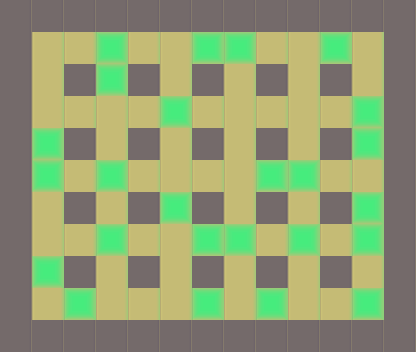

This game map was drawn from its Tiled (.tmx) file and the tilesets committed beside it. A one-line description and the full map source follow:
An orthogonal 13x11 tile map with 32x32 px tiles, 2 tile layers (base, piedras).

<map version="1.0" orientation="orthogonal" renderorder="right-down" width="13" height="11" tilewidth="32" tileheight="32" nextobjectid="1">
 <properties>
  <property name="nombre" value="Nivel 2" />
 </properties>
 <tileset firstgid="1" name="tile" tilewidth="32" tileheight="32" tilecount="3">
  <image source="../tilebase.png" width="96" height="32" />
  <terraintypes>
   <terrain name="New Terrain" tile="-1" />
  </terraintypes>
 </tileset>
 <layer name="base" width="13" height="11">
  <data>
   <tile gid="1" />
   <tile gid="1" />
   <tile gid="1" />
   <tile gid="1" />
   <tile gid="1" />
   <tile gid="1" />
   <tile gid="1" />
   <tile gid="1" />
   <tile gid="1" />
   <tile gid="1" />
   <tile gid="1" />
   <tile gid="1" />
   <tile gid="1" />
   <tile gid="1" />
   <tile gid="2" />
   <tile gid="2" />
   <tile gid="2" />
   <tile gid="2" />
   <tile gid="2" />
   <tile gid="2" />
   <tile gid="2" />
   <tile gid="2" />
   <tile gid="2" />
   <tile gid="2" />
   <tile gid="2" />
   <tile gid="1" />
   <tile gid="1" />
   <tile gid="2" />
   <tile gid="1" />
   <tile gid="2" />
   <tile gid="1" />
   <tile gid="2" />
   <tile gid="1" />
   <tile gid="2" />
   <tile gid="1" />
   <tile gid="2" />
   <tile gid="1" />
   <tile gid="2" />
   <tile gid="1" />
   <tile gid="1" />
   <tile gid="2" />
   <tile gid="2" />
   <tile gid="2" />
   <tile gid="2" />
   <tile gid="2" />
   <tile gid="2" />
   <tile gid="2" />
   <tile gid="2" />
   <tile gid="2" />
   <tile gid="2" />
   <tile gid="2" />
   <tile gid="1" />
   <tile gid="1" />
   <tile gid="2" />
   <tile gid="1" />
   <tile gid="2" />
   <tile gid="1" />
   <tile gid="2" />
   <tile gid="1" />
   <tile gid="2" />
   <tile gid="1" />
   <tile gid="2" />
   <tile gid="1" />
   <tile gid="2" />
   <tile gid="1" />
   <tile gid="1" />
   <tile gid="2" />
   <tile gid="2" />
   <tile gid="2" />
   <tile gid="2" />
   <tile gid="2" />
   <tile gid="2" />
   <tile gid="2" />
   <tile gid="2" />
   <tile gid="2" />
   <tile gid="2" />
   <tile gid="2" />
   <tile gid="1" />
   <tile gid="1" />
   <tile gid="2" />
   <tile gid="1" />
   <tile gid="2" />
   <tile gid="1" />
   <tile gid="2" />
   <tile gid="1" />
   <tile gid="2" />
   <tile gid="1" />
   <tile gid="2" />
   <tile gid="1" />
   <tile gid="2" />
   <tile gid="1" />
   <tile gid="1" />
   <tile gid="2" />
   <tile gid="2" />
   <tile gid="2" />
   <tile gid="2" />
   <tile gid="2" />
   <tile gid="2" />
   <tile gid="2" />
   <tile gid="2" />
   <tile gid="2" />
   <tile gid="2" />
   <tile gid="2" />
   <tile gid="1" />
   <tile gid="1" />
   <tile gid="2" />
   <tile gid="1" />
   <tile gid="2" />
   <tile gid="1" />
   <tile gid="2" />
   <tile gid="1" />
   <tile gid="2" />
   <tile gid="1" />
   <tile gid="2" />
   <tile gid="1" />
   <tile gid="2" />
   <tile gid="1" />
   <tile gid="1" />
   <tile gid="2" />
   <tile gid="2" />
   <tile gid="2" />
   <tile gid="2" />
   <tile gid="2" />
   <tile gid="2" />
   <tile gid="2" />
   <tile gid="2" />
   <tile gid="2" />
   <tile gid="2" />
   <tile gid="2" />
   <tile gid="1" />
   <tile gid="1" />
   <tile gid="1" />
   <tile gid="1" />
   <tile gid="1" />
   <tile gid="1" />
   <tile gid="1" />
   <tile gid="1" />
   <tile gid="1" />
   <tile gid="1" />
   <tile gid="1" />
   <tile gid="1" />
   <tile gid="1" />
   <tile gid="1" />
  </data>
 </layer>
 <layer name="piedras" width="13" height="11">
  <data>
   <tile gid="0" />
   <tile gid="0" />
   <tile gid="0" />
   <tile gid="0" />
   <tile gid="0" />
   <tile gid="0" />
   <tile gid="0" />
   <tile gid="0" />
   <tile gid="0" />
   <tile gid="0" />
   <tile gid="0" />
   <tile gid="0" />
   <tile gid="0" />
   <tile gid="0" />
   <tile gid="0" />
   <tile gid="0" />
   <tile gid="3" />
   <tile gid="0" />
   <tile gid="0" />
   <tile gid="3" />
   <tile gid="3" />
   <tile gid="0" />
   <tile gid="0" />
   <tile gid="3" />
   <tile gid="0" />
   <tile gid="0" />
   <tile gid="0" />
   <tile gid="0" />
   <tile gid="0" />
   <tile gid="3" />
   <tile gid="0" />
   <tile gid="0" />
   <tile gid="0" />
   <tile gid="0" />
   <tile gid="0" />
   <tile gid="0" />
   <tile gid="0" />
   <tile gid="0" />
   <tile gid="0" />
   <tile gid="0" />
   <tile gid="0" />
   <tile gid="0" />
   <tile gid="0" />
   <tile gid="0" />
   <tile gid="3" />
   <tile gid="0" />
   <tile gid="0" />
   <tile gid="0" />
   <tile gid="0" />
   <tile gid="0" />
   <tile gid="3" />
   <tile gid="0" />
   <tile gid="0" />
   <tile gid="3" />
   <tile gid="0" />
   <tile gid="0" />
   <tile gid="0" />
   <tile gid="0" />
   <tile gid="0" />
   <tile gid="0" />
   <tile gid="0" />
   <tile gid="0" />
   <tile gid="0" />
   <tile gid="3" />
   <tile gid="0" />
   <tile gid="0" />
   <tile gid="3" />
   <tile gid="0" />
   <tile gid="3" />
   <tile gid="0" />
   <tile gid="0" />
   <tile gid="0" />
   <tile gid="0" />
   <tile gid="3" />
   <tile gid="3" />
   <tile gid="0" />
   <tile gid="0" />
   <tile gid="0" />
   <tile gid="0" />
   <tile gid="0" />
   <tile gid="0" />
   <tile gid="0" />
   <tile gid="0" />
   <tile gid="3" />
   <tile gid="0" />
   <tile gid="0" />
   <tile gid="0" />
   <tile gid="0" />
   <tile gid="0" />
   <tile gid="3" />
   <tile gid="0" />
   <tile gid="0" />
   <tile gid="0" />
   <tile gid="0" />
   <tile gid="3" />
   <tile gid="0" />
   <tile gid="0" />
   <tile gid="3" />
   <tile gid="3" />
   <tile gid="0" />
   <tile gid="3" />
   <tile gid="0" />
   <tile gid="3" />
   <tile gid="0" />
   <tile gid="0" />
   <tile gid="3" />
   <tile gid="0" />
   <tile gid="0" />
   <tile gid="0" />
   <tile gid="0" />
   <tile gid="0" />
   <tile gid="0" />
   <tile gid="0" />
   <tile gid="0" />
   <tile gid="0" />
   <tile gid="0" />
   <tile gid="0" />
   <tile gid="0" />
   <tile gid="0" />
   <tile gid="3" />
   <tile gid="0" />
   <tile gid="0" />
   <tile gid="0" />
   <tile gid="3" />
   <tile gid="0" />
   <tile gid="3" />
   <tile gid="0" />
   <tile gid="0" />
   <tile gid="3" />
   <tile gid="0" />
   <tile gid="0" />
   <tile gid="0" />
   <tile gid="0" />
   <tile gid="0" />
   <tile gid="0" />
   <tile gid="0" />
   <tile gid="0" />
   <tile gid="0" />
   <tile gid="0" />
   <tile gid="0" />
   <tile gid="0" />
   <tile gid="0" />
   <tile gid="0" />
  </data>
 </layer>
</map>
